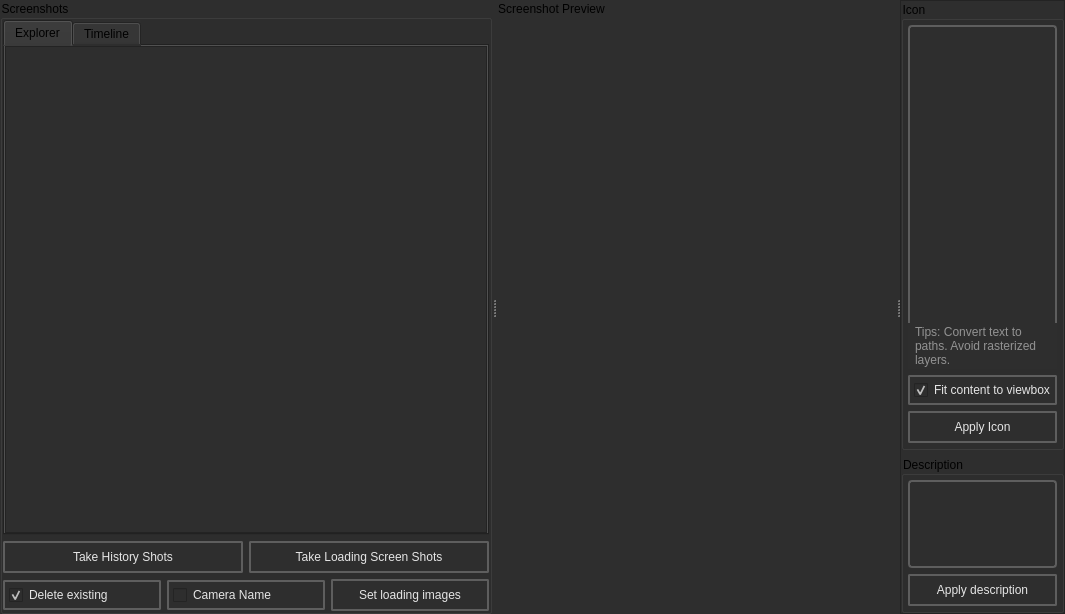
<?xml version="1.0" encoding="UTF-8"?>
<ui version="4.0">
 <class>Loading_editorMainWindow</class>
 <widget class="QMainWindow" name="Loading_editorMainWindow">
  <property name="geometry">
   <rect>
    <x>0</x>
    <y>0</y>
    <width>1065</width>
    <height>566</height>
   </rect>
  </property>
  <property name="windowTitle">
   <string>MainWindow</string>
  </property>
  <property name="styleSheet">
   <string notr="true">background-color: rgb(46, 46, 46);</string>
  </property>
  <widget class="QWidget" name="centralwidget">
   <layout class="QVBoxLayout" name="verticalLayout_7">
    <property name="spacing">
     <number>0</number>
    </property>
    <property name="leftMargin">
     <number>0</number>
    </property>
    <property name="topMargin">
     <number>0</number>
    </property>
    <property name="rightMargin">
     <number>0</number>
    </property>
    <property name="bottomMargin">
     <number>0</number>
    </property>
    <item>
     <widget class="QSplitter" name="splitter_2">
      <property name="sizePolicy">
       <sizepolicy hsizetype="Preferred" vsizetype="Preferred">
        <horstretch>0</horstretch>
        <verstretch>0</verstretch>
       </sizepolicy>
      </property>
      <property name="orientation">
       <enum>Qt::Orientation::Horizontal</enum>
      </property>
      <property name="opaqueResize">
       <bool>true</bool>
      </property>
      <property name="handleWidth">
       <number>4</number>
      </property>
      <widget class="QGroupBox" name="screenshots">
       <property name="sizePolicy">
        <sizepolicy hsizetype="Preferred" vsizetype="Preferred">
         <horstretch>0</horstretch>
         <verstretch>0</verstretch>
        </sizepolicy>
       </property>
       <property name="title">
        <string>Screenshots</string>
       </property>
       <layout class="QVBoxLayout" name="verticalLayout">
        <property name="leftMargin">
         <number>0</number>
        </property>
        <property name="topMargin">
         <number>0</number>
        </property>
        <property name="rightMargin">
         <number>0</number>
        </property>
        <property name="bottomMargin">
         <number>0</number>
        </property>
        <item>
         <widget class="QTabWidget" name="screenshots_tabwidget">
          <property name="currentIndex">
           <number>0</number>
          </property>
          <widget class="QWidget" name="explorer_tab">
           <attribute name="title">
            <string>Explorer</string>
           </attribute>
           <layout class="QVBoxLayout" name="verticalLayout_8">
            <property name="leftMargin">
             <number>0</number>
            </property>
            <property name="topMargin">
             <number>0</number>
            </property>
            <property name="rightMargin">
             <number>0</number>
            </property>
            <property name="bottomMargin">
             <number>0</number>
            </property>
            <item>
             <widget class="QFrame" name="explorer">
              <property name="frameShape">
               <enum>QFrame::Shape::StyledPanel</enum>
              </property>
              <property name="frameShadow">
               <enum>QFrame::Shadow::Raised</enum>
              </property>
              <layout class="QHBoxLayout" name="horizontalLayout_5">
               <property name="spacing">
                <number>0</number>
               </property>
               <property name="leftMargin">
                <number>0</number>
               </property>
               <property name="topMargin">
                <number>4</number>
               </property>
               <property name="rightMargin">
                <number>0</number>
               </property>
               <property name="bottomMargin">
                <number>4</number>
               </property>
              </layout>
             </widget>
            </item>
           </layout>
          </widget>
          <widget class="QWidget" name="timeline_tab">
           <attribute name="title">
            <string>Timeline</string>
           </attribute>
           <layout class="QVBoxLayout" name="verticalLayout_9">
            <property name="leftMargin">
             <number>1</number>
            </property>
            <property name="topMargin">
             <number>4</number>
            </property>
            <property name="rightMargin">
             <number>1</number>
            </property>
            <property name="bottomMargin">
             <number>4</number>
            </property>
            <item>
             <layout class="QHBoxLayout" name="horizontalLayout_6">
              <item>
               <widget class="QPushButton" name="refresh">
                <property name="minimumSize">
                 <size>
                  <width>0</width>
                  <height>32</height>
                 </size>
                </property>
                <property name="toolTip">
                 <string>&lt;!DOCTYPE HTML PUBLIC &quot;-//W3C//DTD HTML 4.0//EN&quot; &quot;http://www.w3.org/TR/REC-html40/strict.dtd&quot;&gt;
&lt;html&gt;&lt;head&gt;&lt;meta name=&quot;qrichtext&quot; content=&quot;1&quot; /&gt;&lt;meta charset=&quot;utf-8&quot; /&gt;&lt;style type=&quot;text/css&quot;&gt;
p, li { white-space: pre-wrap; }
hr { height: 1px; border-width: 0; }
li.unchecked::marker { content: &quot;\2610&quot;; }
li.checked::marker { content: &quot;\2612&quot;; }
&lt;/style&gt;&lt;/head&gt;&lt;body style=&quot; font-family:'Segoe UI'; font-size:10pt; font-weight:580; font-style:normal;&quot;&gt;
&lt;p style=&quot;-qt-paragraph-type:empty; margin-top:12px; margin-bottom:12px; margin-left:0px; margin-right:0px; -qt-block-indent:0; text-indent:0px;&quot;&gt;&lt;br /&gt;&lt;/p&gt;&lt;/body&gt;&lt;/html&gt;</string>
                </property>
                <property name="styleSheet">
                 <string notr="true">
    /* QPushButton default and hover styles */
    QPushButton {

        font: 580 9pt &quot;Segoe UI&quot;;
	

        border: 2px solid black;
        border-radius: 2px;
        border-color: rgba(94, 94, 94, 255);
        height:22px;
        padding-top: 2px;
        padding-bottom:2px;
        padding-left: 4px;
        padding-right: 4px;
        color: #e5e5e5;
        background-color: #2e2e2e;
    }
    QPushButton:hover {
        background-color: #515965;
        color: white;
    }
    QPushButton:pressed {
        background-color: red;
        background-color: #2e2e2e;
        margin: 1 px;
        margin-left: 2px;
        margin-right: 2px;

    }</string>
                </property>
                <property name="text">
                 <string>Refresh</string>
                </property>
                <property name="icon">
                 <iconset resource="../../resources.qrc">
                  <normaloff>:/valve_common/icons/tools/common/refresh.png</normaloff>:/valve_common/icons/tools/common/refresh.png</iconset>
                </property>
                <property name="iconSize">
                 <size>
                  <width>20</width>
                  <height>20</height>
                 </size>
                </property>
               </widget>
              </item>
              <item>
               <widget class="QPushButton" name="generate_gifs">
                <property name="minimumSize">
                 <size>
                  <width>0</width>
                  <height>32</height>
                 </size>
                </property>
                <property name="toolTip">
                 <string>&lt;!DOCTYPE HTML PUBLIC &quot;-//W3C//DTD HTML 4.0//EN&quot; &quot;http://www.w3.org/TR/REC-html40/strict.dtd&quot;&gt;
&lt;html&gt;&lt;head&gt;&lt;meta name=&quot;qrichtext&quot; content=&quot;1&quot; /&gt;&lt;meta charset=&quot;utf-8&quot; /&gt;&lt;style type=&quot;text/css&quot;&gt;
p, li { white-space: pre-wrap; }
hr { height: 1px; border-width: 0; }
li.unchecked::marker { content: &quot;\2610&quot;; }
li.checked::marker { content: &quot;\2612&quot;; }
&lt;/style&gt;&lt;/head&gt;&lt;body style=&quot; font-family:'Segoe UI'; font-size:10pt; font-weight:580; font-style:normal;&quot;&gt;
&lt;p style=&quot;-qt-paragraph-type:empty; margin-top:12px; margin-bottom:12px; margin-left:0px; margin-right:0px; -qt-block-indent:0; text-indent:0px;&quot;&gt;&lt;br /&gt;&lt;/p&gt;&lt;/body&gt;&lt;/html&gt;</string>
                </property>
                <property name="styleSheet">
                 <string notr="true">
    /* QPushButton default and hover styles */
    QPushButton {

        font: 580 9pt &quot;Segoe UI&quot;;
	

        border: 2px solid black;
        border-radius: 2px;
        border-color: rgba(94, 94, 94, 255);
        height:22px;
        padding-top: 2px;
        padding-bottom:2px;
        padding-left: 4px;
        padding-right: 4px;
        color: #e5e5e5;
        background-color: #2e2e2e;
    }
    QPushButton:hover {
        background-color: #515965;
        color: white;
    }
    QPushButton:pressed {
        background-color: red;
        background-color: #2e2e2e;
        margin: 1 px;
        margin-left: 2px;
        margin-right: 2px;

    }</string>
                </property>
                <property name="text">
                 <string>Create animation</string>
                </property>
                <property name="icon">
                 <iconset resource="../../resources.qrc">
                  <normaloff>:/valve_common/icons/tools/common/control_play.png</normaloff>:/valve_common/icons/tools/common/control_play.png</iconset>
                </property>
                <property name="iconSize">
                 <size>
                  <width>20</width>
                  <height>20</height>
                 </size>
                </property>
               </widget>
              </item>
             </layout>
            </item>
           </layout>
          </widget>
         </widget>
        </item>
        <item><layout class="QHBoxLayout" name="horizontalLayout_4">
          <item>
           <widget class="QPushButton" name="take_history_shots">
            <property name="minimumSize">
             <size>
              <width>0</width>
              <height>32</height>
             </size>
            </property>
            <property name="toolTip">
             <string>&lt;html&gt;&lt;head/&gt;&lt;body&gt;&lt;p&gt;Generate commands and send them to CS2 to take history screenshots. Images will be saved in: &lt;tt&gt;game/screenshots/Hammer5Tools/History/Date&lt;/tt&gt;&lt;/p&gt;&lt;/body&gt;&lt;/html&gt;</string>
            </property>
            <property name="styleSheet">
             <string notr="true">
    /* QPushButton default and hover styles */
    QPushButton {

        font: 580 9pt &quot;Segoe UI&quot;;
	

        border: 2px solid black;
        border-radius: 2px;
        border-color: rgba(94, 94, 94, 255);
        height:22px;
        padding-top: 2px;
        padding-bottom:2px;
        padding-left: 4px;
        padding-right: 4px;
        color: #e5e5e5;
        background-color: #2e2e2e;
    }
    QPushButton:hover {
        background-color: #515965;
        color: white;
    }
    QPushButton:pressed {
        background-color: #2e2e2e;
        margin: 1 px;
        margin-left: 2px;
        margin-right: 2px;

    }</string>
            </property>
            <property name="text">
             <string>Take History Shots</string>
            </property>
            <property name="icon">
             <iconset resource="../../resources.qrc">
              <normaloff>:/icons/acute_24dp.svg</normaloff>:/icons/acute_24dp.svg</iconset>
            </property>
            <property name="iconSize">
             <size>
              <width>20</width>
              <height>20</height>
             </size>
            </property>
           </widget>
          </item>
          <item>
           <widget class="QPushButton" name="take_loading_screen_shots">
            <property name="minimumSize">
             <size>
              <width>0</width>
              <height>32</height>
             </size>
            </property>
            <property name="toolTip">
             <string>&lt;html&gt;&lt;head/&gt;&lt;body&gt;&lt;p&gt;Generate commands and send them to CS2 to take loading screen screenshots. Previous images in &lt;tt&gt;game/screenshots/Hammer5Tools/LoadingScreen&lt;/tt&gt; will be deleted first.&lt;/p&gt;&lt;/body&gt;&lt;/html&gt;</string>
            </property>
            <property name="styleSheet">
             <string notr="true">
    /* QPushButton default and hover styles */
    QPushButton {

        font: 580 9pt &quot;Segoe UI&quot;;
	

        border: 2px solid black;
        border-radius: 2px;
        border-color: rgba(94, 94, 94, 255);
        height:22px;
        padding-top: 2px;
        padding-bottom:2px;
        padding-left: 4px;
        padding-right: 4px;
        color: #e5e5e5;
        background-color: #2e2e2e;
    }
    QPushButton:hover {
        background-color: #515965;
        color: white;
    }
    QPushButton:pressed {
        background-color: #2e2e2e;
        margin: 1 px;
        margin-left: 2px;
        margin-right: 2px;

    }</string>
            </property>
            <property name="text">
             <string>Take Loading Screen Shots</string>
            </property>
            <property name="icon">
             <iconset resource="../../resources.qrc">
              <normaloff>:/icons/data_object_24dp.png</normaloff>:/icons/data_object_24dp.png</iconset>
            </property>
            <property name="iconSize">
             <size>
              <width>20</width>
              <height>20</height>
             </size>
            </property>
           </widget>
          </item>
         </layout>
        </item>
        <item>
         <layout class="QVBoxLayout" name="verticalLayout_5">
          <item>
           <layout class="QHBoxLayout" name="horizontalLayout_2">
            <item>
             <widget class="QCheckBox" name="delete_existings">
              <property name="toolTip">
               <string>&lt;html&gt;&lt;head/&gt;&lt;body&gt;&lt;p&gt;Deletes all existing screenshots on the loading screen.&lt;/p&gt;&lt;/body&gt;&lt;/html&gt;</string>
              </property>
              <property name="styleSheet">
               <string notr="true">
    /* QPushButton default and hover styles */
    QCheckBox {

        font: 580 10pt &quot;Segoe UI&quot;;

        border: 2px solid black;
        border-radius: 2px;
        border-color: rgba(94, 94, 94, 255);
        height:22px;
        padding-top: 2px;
        padding-bottom:2px;
        padding-left: 4px;
        padding-right: 4px;
        color: #e5e5e5;
        background-color: #2e2e2e;
    }
    QCheckBox:hover {
        background-color: #515965;
        color: white;
    }
    QCheckBox:pressed {

    }</string>
              </property>
              <property name="text">
               <string>Delete existing</string>
              </property>
              <property name="icon">
               <iconset resource="../../resources.qrc">
                <normaloff>:/icons/delete_sweep_16dp.svg</normaloff>:/icons/delete_sweep_16dp.svg</iconset>
              </property>
              <property name="iconSize">
               <size>
                <width>20</width>
                <height>20</height>
               </size>
              </property>
              <property name="checked">
               <bool>true</bool>
              </property>
             </widget>
            </item>
            <item>
             <widget class="QCheckBox" name="camera_name_mode">
              <property name="toolTip">
               <string>&lt;html&gt;&lt;head/&gt;&lt;body&gt;&lt;p&gt;Adds name of point_camera to image&lt;/p&gt;&lt;/body&gt;&lt;/html&gt;</string>
              </property>
              <property name="styleSheet">
               <string notr="true">
    /* QPushButton default and hover styles */
    QCheckBox {

        font: 580 10pt &quot;Segoe UI&quot;;

        border: 2px solid black;
        border-radius: 2px;
        border-color: rgba(94, 94, 94, 255);
        height:22px;
        padding-top: 2px;
        padding-bottom:2px;
        padding-left: 4px;
        padding-right: 4px;
        color: #e5e5e5;
        background-color: #2e2e2e;
    }
    QCheckBox:hover {
        background-color: #515965;
        color: white;
    }
    QCheckBox:pressed {

    }</string>
              </property>
              <property name="text">
               <string>Camera Name</string>
              </property>
              <property name="icon">
               <iconset resource="../../resources.qrc">
                <normaloff>:/icons/colors_24dp.png</normaloff>:/icons/colors_24dp.png</iconset>
              </property>
              <property name="iconSize">
               <size>
                <width>20</width>
                <height>20</height>
               </size>
              </property>
              <property name="checked">
               <bool>false</bool>
              </property>
             </widget>
            </item>
            <item>
             <widget class="QPushButton" name="apply_screenshots_button">
              <property name="minimumSize">
               <size>
                <width>0</width>
                <height>32</height>
               </size>
              </property>
              <property name="toolTip">
               <string>&lt;!DOCTYPE HTML PUBLIC &quot;-//W3C//DTD HTML 4.0//EN&quot; &quot;http://www.w3.org/TR/REC-html40/strict.dtd&quot;&gt;
&lt;html&gt;&lt;head&gt;&lt;meta name=&quot;qrichtext&quot; content=&quot;1&quot; /&gt;&lt;meta charset=&quot;utf-8&quot; /&gt;&lt;style type=&quot;text/css&quot;&gt;
p, li { white-space: pre-wrap; }
hr { height: 1px; border-width: 0; }
li.unchecked::marker { content: &quot;\2610&quot;; }
li.checked::marker { content: &quot;\2612&quot;; }
&lt;/style&gt;&lt;/head&gt;&lt;body style=&quot; font-family:'Segoe UI'; font-size:9pt; font-weight:580; font-style:normal;&quot;&gt;
&lt;p style=&quot; margin-top:12px; margin-bottom:12px; margin-left:0px; margin-right:0px; -qt-block-indent:0; text-indent:0px;&quot;&gt;&lt;span style=&quot; font-size:10pt;&quot;&gt;Apply images that are located in &lt;/span&gt;&lt;span style=&quot; font-family:'Courier New';&quot;&gt;game/screenshots/Hammer5Tools/LoadingScreen as loading screen images&lt;/span&gt;&lt;/p&gt;&lt;/body&gt;&lt;/html&gt;</string>
              </property>
              <property name="styleSheet">
               <string notr="true">
    /* QPushButton default and hover styles */
    QPushButton {

        font: 580 9pt &quot;Segoe UI&quot;;
	

        border: 2px solid black;
        border-radius: 2px;
        border-color: rgba(94, 94, 94, 255);
        height:22px;
        padding-top: 2px;
        padding-bottom:2px;
        padding-left: 4px;
        padding-right: 4px;
        color: #e5e5e5;
        background-color: #2e2e2e;
    }
    QPushButton:hover {
        background-color: #515965;
        color: white;
    }
    QPushButton:pressed {
        background-color: red;
        background-color: #2e2e2e;
        margin: 1 px;
        margin-left: 2px;
        margin-right: 2px;

    }</string>
              </property>
              <property name="text">
               <string>Set loading images</string>
              </property>
              <property name="icon">
               <iconset resource="../../resources.qrc">
                <normaloff>:/icons/check_24dp.svg</normaloff>:/icons/check_24dp.svg</iconset>
              </property>
              <property name="iconSize">
               <size>
                <width>20</width>
                <height>20</height>
               </size>
              </property>
             </widget>
            </item>
           </layout>
          </item>
         </layout>
        </item>
       </layout>
      </widget>
      <widget class="QSplitter" name="splitter">
       <property name="midLineWidth">
        <number>0</number>
       </property>
       <property name="orientation">
        <enum>Qt::Orientation::Horizontal</enum>
       </property>
       <widget class="QGroupBox" name="screenshot_preview">
        <property name="sizePolicy">
         <sizepolicy hsizetype="Preferred" vsizetype="Preferred">
          <horstretch>0</horstretch>
          <verstretch>0</verstretch>
         </sizepolicy>
        </property>
        <property name="minimumSize">
         <size>
          <width>400</width>
          <height>0</height>
         </size>
        </property>
        <property name="maximumSize">
         <size>
          <width>16777215</width>
          <height>16777215</height>
         </size>
        </property>
        <property name="baseSize">
         <size>
          <width>1200</width>
          <height>0</height>
         </size>
        </property>
        <property name="title">
         <string>Screenshot Preview</string>
        </property>
        <property name="styleSheet">
         <string>QGroupBox#screenshot_preview { outline: none; border: none; }</string>
        </property>
        <layout class="QVBoxLayout" name="verticalLayout_6">
         <property name="spacing">
          <number>6</number>
         </property>
         <property name="leftMargin">
          <number>0</number>
         </property>
         <property name="topMargin">
          <number>4</number>
         </property>
         <property name="rightMargin">
          <number>0</number>
         </property>
         <property name="bottomMargin">
          <number>4</number>
         </property>
        </layout>
       </widget>
       <widget class="QFrame" name="frame_2">
        <property name="maximumSize">
         <size>
          <width>360</width>
          <height>16777215</height>
         </size>
        </property>
        <property name="frameShape">
         <enum>QFrame::Shape::StyledPanel</enum>
        </property>
        <property name="frameShadow">
         <enum>QFrame::Shadow::Raised</enum>
        </property>
        <layout class="QVBoxLayout" name="verticalLayout_3">
         <property name="leftMargin">
          <number>0</number>
         </property>
         <property name="topMargin">
          <number>0</number>
         </property>
         <property name="rightMargin">
          <number>0</number>
         </property>
         <property name="bottomMargin">
          <number>0</number>
         </property>
         <item>
          <widget class="QGroupBox" name="groupBox_2">
           <property name="title">
            <string>Icon</string>
           </property>
           <layout class="QVBoxLayout" name="verticalLayout_4">
            <property name="leftMargin">
             <number>4</number>
            </property>
            <property name="topMargin">
             <number>4</number>
            </property>
            <property name="rightMargin">
             <number>4</number>
            </property>
            <property name="bottomMargin">
             <number>4</number>
            </property>
            <item>
             <widget class="QFrame" name="svg_icon_frame">
              <property name="minimumSize">
               <size>
                <width>0</width>
                <height>320</height>
               </size>
              </property>
              <property name="styleSheet">
               <string notr="true">        font: 580 10pt &quot;Segoe UI&quot;;
        border: 2px solid black;
        border-radius: 4px;
        border-color: rgba(94, 94, 94, 255);
        height:18px;
        padding-top: 2px;
        padding-bottom:2px;
        padding-left: 4px;
        padding-right: 4px;
        color: #e5e5e5;
        background-color: #2e2e2e;</string>
              </property>
              <property name="frameShape">
               <enum>QFrame::Shape::StyledPanel</enum>
              </property>
              <property name="frameShadow">
               <enum>QFrame::Shadow::Raised</enum>
              </property>
              <layout class="QHBoxLayout" name="horizontalLayout">
               <property name="leftMargin">
                <number>0</number>
               </property>
               <property name="topMargin">
                <number>0</number>
               </property>
               <property name="rightMargin">
                <number>0</number>
               </property>
               <property name="bottomMargin">
                <number>0</number>
               </property>
              </layout>
             </widget>
            </item>
            <item>
             <widget class="QLabel" name="svg_tips_label">
              <property name="styleSheet">
               <string notr="true">font: 9pt &quot;Segoe UI&quot;; color: #929292; border: none; padding: 2px 4px;</string>
              </property>
              <property name="text">
               <string>Tips: Convert text to paths. Avoid rasterized layers.</string>
              </property>
              <property name="wordWrap">
               <bool>true</bool>
              </property>
             </widget>
            </item>
            <item>
             <widget class="QCheckBox" name="fit_viewbox_checkbox">
              <property name="toolTip">
               <string>&lt;html&gt;&lt;head/&gt;&lt;body&gt;&lt;p&gt;Rescale the SVG content to fit a 32x32 viewBox and remove hidden elements.&lt;/p&gt;&lt;/body&gt;&lt;/html&gt;</string>
              </property>
              <property name="styleSheet">
               <string notr="true">
    QCheckBox {

        font: 580 10pt &quot;Segoe UI&quot;;

        border: 2px solid black;
        border-radius: 2px;
        border-color: rgba(94, 94, 94, 255);
        height:22px;
        padding-top: 2px;
        padding-bottom:2px;
        padding-left: 4px;
        padding-right: 4px;
        color: #e5e5e5;
        background-color: #2e2e2e;
    }
    QCheckBox:hover {
        background-color: #515965;
        color: white;
    }
    QCheckBox:pressed {

    }</string>
              </property>
              <property name="text">
               <string>Fit content to viewbox</string>
              </property>
              <property name="checked">
               <bool>true</bool>
              </property>
             </widget>
            </item>
            <item>
             <widget class="QPushButton" name="apply_icon_button">
              <property name="enabled">
               <bool>true</bool>
              </property>
              <property name="minimumSize">
               <size>
                <width>0</width>
                <height>32</height>
               </size>
              </property>
              <property name="styleSheet">
               <string notr="true">
    /* QPushButton default and hover styles */
    QPushButton {

        font: 580 9pt &quot;Segoe UI&quot;;
	

        border: 2px solid black;
        border-radius: 2px;
        border-color: rgba(94, 94, 94, 255);
        height:22px;
        padding-top: 2px;
        padding-bottom:2px;
        padding-left: 4px;
        padding-right: 4px;
        color: #e5e5e5;
        background-color: #2e2e2e;
    }
    QPushButton:hover {
        background-color: #515965;
        color: white;
    }
    QPushButton:pressed {
        background-color: red;
        background-color: #2e2e2e;
        margin: 1 px;
        margin-left: 2px;
        margin-right: 2px;

    }</string>
              </property>
              <property name="text">
               <string>Apply Icon</string>
              </property>
              <property name="icon">
               <iconset resource="../../resources.qrc">
                <normaloff>:/icons/check_24dp.svg</normaloff>:/icons/check_24dp.svg</iconset>
              </property>
              <property name="iconSize">
               <size>
                <width>20</width>
                <height>20</height>
               </size>
              </property>
             </widget>
            </item>
           </layout>
          </widget>
         </item>
         <item>
          <widget class="QGroupBox" name="groupBox">
           <property name="title">
            <string>Description</string>
           </property>
           <layout class="QVBoxLayout" name="verticalLayout_2">
            <property name="leftMargin">
             <number>4</number>
            </property>
            <property name="topMargin">
             <number>4</number>
            </property>
            <property name="rightMargin">
             <number>4</number>
            </property>
            <property name="bottomMargin">
             <number>4</number>
            </property>
            <item>
             <widget class="QPlainTextEdit" name="PlainTextEdit_Description_2">
              <property name="toolTip">
               <string/>
              </property>
              <property name="styleSheet">
               <string notr="true">    QPlainTextEdit {

        font: 580 10pt &quot;Segoe UI&quot;;
        border: 2px solid black;
        border-radius: 4px;
        border-color: rgba(94, 94, 94, 255);
        height:18px;
        padding: 4px;
        padding-left: 6px;
        padding-right: 6px;
        color: #e5e5e5;
        background-color: #2e2e2e;
    }



    QPlainTextEdit:focus {

        font: 580 10pt &quot;Segoe UI&quot;;
        border: 2px solid black;
        border-radius: 4px;
        border-color: rgba(94, 94, 94, 255);
        height:18px;
        padding: 4px;
        padding-left: 6px;
        padding-right: 6px;
        color: #e5e5e5;
        background-color: #2e2e2e;
    }
    QPlainTextEdit:hover {
    }
    QPlainTextEdit:pressed {
        background-color: red;
        background-color: #2e2e2e;
        margin: 1 px;
        margin-left: 2px;
        margin-right: 2px;
        font: 580 9pt &quot;Segoe UI&quot;;

    }</string>
              </property>
              <property name="plainText">
               <string/>
              </property>
              <property name="placeholderText">
               <string>A community map created by:</string>
              </property>
             </widget>
            </item>
            <item>
             <widget class="QPushButton" name="apply_description_button">
              <property name="minimumSize">
               <size>
                <width>0</width>
                <height>32</height>
               </size>
              </property>
              <property name="styleSheet">
               <string notr="true">
    /* QPushButton default and hover styles */
    QPushButton {

        font: 580 9pt &quot;Segoe UI&quot;;
	

        border: 2px solid black;
        border-radius: 2px;
        border-color: rgba(94, 94, 94, 255);
        height:22px;
        padding-top: 2px;
        padding-bottom:2px;
        padding-left: 4px;
        padding-right: 4px;
        color: #e5e5e5;
        background-color: #2e2e2e;
    }
    QPushButton:hover {
        background-color: #515965;
        color: white;
    }
    QPushButton:pressed {
        background-color: red;
        background-color: #2e2e2e;
        margin: 1 px;
        margin-left: 2px;
        margin-right: 2px;

    }</string>
              </property>
              <property name="text">
               <string>Apply description</string>
              </property>
              <property name="icon">
               <iconset resource="../../resources.qrc">
                <normaloff>:/icons/check_24dp.svg</normaloff>:/icons/check_24dp.svg</iconset>
              </property>
              <property name="iconSize">
               <size>
                <width>20</width>
                <height>20</height>
               </size>
              </property>
             </widget>
            </item>
           </layout>
          </widget>
         </item>
        </layout>
       </widget>
      </widget>
     </widget>
    </item>
   </layout>
  </widget>
 </widget>
 <resources>
  <include location="../../resources.qrc"/>
 </resources>
 <connections/>
</ui>
